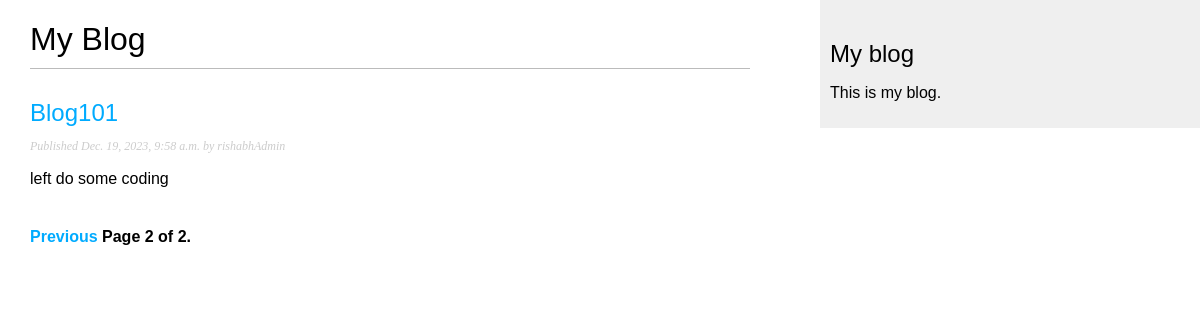
Screenshot of /blog/?page=2 with the database file from the repository.
### blog/models.py (models this page shows, shortened)
class Post(models.Model):
    class Status(models.TextChoices):
        DARFT = 'DF','Draft'
        PUBLISHED = 'PB','Published'
    title = models.CharField(max_length=250)
    slug = models.SlugField(max_length=250,unique_for_date='publish')
    author = models.ForeignKey(User,on_delete=models.CASCADE,related_name='blog_posts')
    body = models.TextField()
    publish = models.DateTimeField(default=timezone.now())
    created = models.DateTimeField(auto_now_add=True)
    updated = models.DateTimeField(auto_now=True)
    status = models.CharField(max_length=2,choices=Status.choices,default=Status.DARFT)
    objects = models.Manager()
    published = PublishedManager()
    class Meta:
        ordering = ['-publish']
        indexes = [models.Index(fields=['-publish'])]
    def get_absolute_url(self):
        return reverse('blog:post_detail',
                       args=[self.publish.year,
                             self.publish.month,
                             self.publish.day,
                             self.slug])

### blog/views.py (the view)
# urls.py: path('', views.PostListView.as_view(), name='post_list'),
class PostListView(ListView):
    queryset = Post.published.all()
    context_object_name = 'posts'
    paginate_by = 3
    template_name = 'blog/post/list.html'

### blog/templates/blog/post/list.html (shortened to what this page needs)
{% extends "blog/base.html" %}
{% block content %}
  <h1>My Blog</h1>
  {% for post in posts %}
    <h2>
      <a href="{{ post.get_absolute_url }}">
        {{ post.title }}
      </a>
    </h2>
    <p class="date">
      Published {{ post.publish }} by {{ post.author }}
    </p>
    {{ post.body|truncatewords:30|linebreaks }}
  {% endfor %}
  {% include "pagination.html" with page=page_obj %}
{% endblock %}

### blog/static/css/blog.css (style rules this page uses)
body { margin:0; padding:0; font-family:helvetica, sans-serif; }
a { color:#00abff; text-decoration:none; }
h1 { font-weight:normal; border-bottom:1px solid #bbb; padding:0 0 10px 0; }
h2 { font-weight:normal; margin:30px 0 0; }
p.date { color:#ccc; font-family: georgia, serif; font-size: 12px; font-style: italic; }

### rows the page displays
Post: title "Blog101", publish "Dec. 19, 2023, 9:58 a.m.", author "rishabhAdmin", body "left do some coding"

### other values shown
{{ page.number }} "2"
{{ page.paginator.num_pages }} "2"
